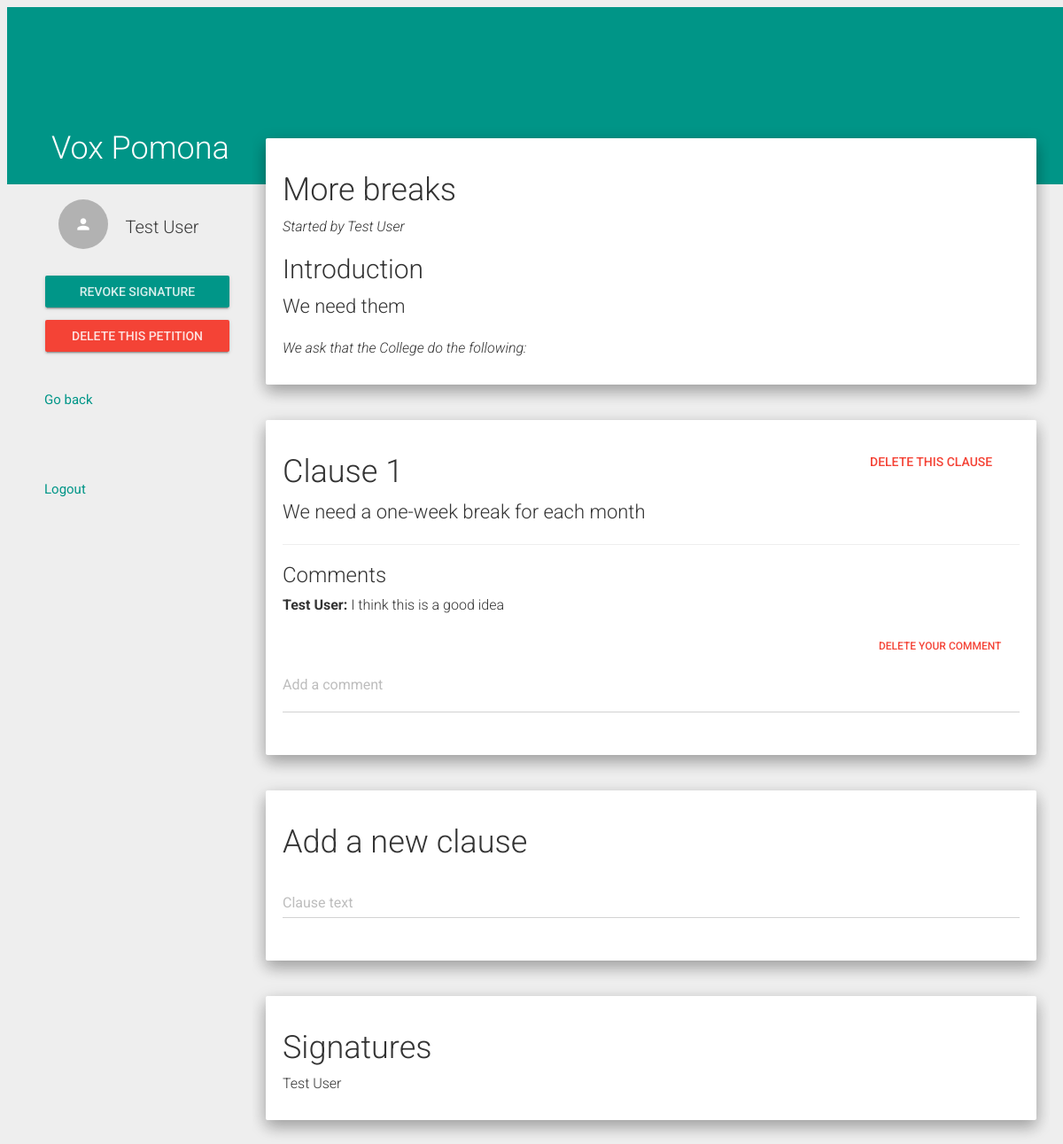
The app's page /view_petition/1/ (signed in) with its own data.
### VoxPomona/models.py (models this page shows, shortened)
class UserInfo(models.Model):
    email = models.EmailField(max_length = 100, unique = True)
    name = models.CharField(max_length = 100)
    USER_TYPE = (('STU','Student'), ('STA','Staff'),('FAC','Faculty'))
    user_type = models.CharField(max_length = 3, choices = USER_TYPE, default = 'STU')
    user = models.OneToOneField(settings.AUTH_USER_MODEL, related_name = "UserInfo", on_delete = models.CASCADE)
    def __str__(self):
        return (self.email)

class Petition(models.Model):
    userID = models.ForeignKey(UserInfo, to_field = 'email', on_delete = models.CASCADE)
    petitionID = models.AutoField(primary_key = True)
    ACADEMICS = 'AC'
    ADMINISTRATIVE_ACTION = 'AA'
    CAMPUS_FACILITIES = 'CF'
    COLLEGE_POLICY = 'CP'
    DINING_HALLS = 'DH'
    EXTRACURRICULAR_ACTIVITIES = 'EA'
    RESIDENCE_HALLS = 'RH'
    OTHER = 'OT'
    PETITION_CATEGORY_CHOICES = (
        (ACADEMICS,'Academics'),
        (ADMINISTRATIVE_ACTION, 'Administrative Action'),
        (CAMPUS_FACILITIES, 'Campus Facilities'),
        (COLLEGE_POLICY, 'Campus Policy'),
        (DINING_HALLS, 'Dining Halls'),
        (EXTRACURRICULAR_ACTIVITIES, 'Extracurricular Activities'),
        (RESIDENCE_HALLS, 'Residence Halls'),
        (OTHER,'Other'),
        )
    category = models.CharField(
        max_length = 2,
        choices = PETITION_CATEGORY_CHOICES,
        blank = True
        )
    open_time = models.DateField()
    close_time = models.DateField()
    threshold = 10
    title = models.CharField(max_length = 50)
    summary = models.CharField(max_length = 1000)
    PERM_CHOICES = (('1','view'),('2','view, sign'),('3','view, sign, comment'),
        ('4','view, sign, comment, propose changes'),
        ('5','view, sign, comment, propose changes, modify'))
    stu_permission = models.CharField(max_length = 1, choices = PERM_CHOICES, default = 3)
    staff_permission = models.CharField(max_length = 1, choices = PERM_CHOICES, default = 3)
    faculty_permission = models.CharField(max_length = 1, choices = PERM_CHOICES, default = 3)
    finalized = models.BooleanField()
    def get_creator_name(self):
        creator = self.userID
        user = UserInfo.objects.get(email=creator)
        return user.name
    def get_signatures(self):
        return Sign.objects.filter(petitionID=self.petitionID)

class Clause(models.Model):
    clauseID = models.AutoField(primary_key=True)
    petitionID = models.ForeignKey(Petition, on_delete=models.CASCADE)
    index = models.IntegerField()
    content = models.CharField(max_length=500, default='New Clause')
    time = models.DateTimeField(auto_now_add=True) #what does the bool do?!
    def has_comments(self):
        if Comment.objects.filter(clauseID=self.clauseID):
            return True
        else:
            return False

class Comment(models.Model):
    userID = models.ForeignKey(UserInfo, to_field = 'email', on_delete=models.CASCADE)
    clauseID = models.ForeignKey(Clause, to_field = 'clauseID', on_delete=models.CASCADE)
    commentID = models.AutoField(primary_key = True)
    content = models.TextField()
    time = models.DateTimeField(auto_now_add=True, blank=True)
    def get_name(self):
        return UserInfo.objects.get(email=self.userID).name

class Sign(models.Model):
    userID = models.ForeignKey(UserInfo, to_field = 'email', on_delete=models.CASCADE)
    petitionID = models.ForeignKey(Petition) #on-delete???
    time = models.DateTimeField()
    def get_name(self):
        return UserInfo.objects.get(email=self.userID).name
    class Meta:
        unique_together = ("userID","petitionID")

### VoxPomona/views.py (the view, shortened to what this page needs)
# urls.py: url(r'^view_petition/([0-9]+)/$', views.view_petition_view, name='view_petition'),
@login_required
def view_petition_view(request,pid):
    user_info = request.user.UserInfo
    this_petition = Petition.objects.get(petitionID=pid)
    pet_clauses = Clause.objects.filter(petitionID=this_petition).order_by('index')
    user_type = request.user.UserInfo.user_type
    if user_type == 'STU':
        user_perm = this_petition.stu_permission
    elif user_type =='FAC':
        user_perm = this_petition.faculty_permission
    else:
        user_perm = this_petition.staff_permission
    sign_status = Sign.objects.filter(userID=user_info, petitionID=this_petition).exists()
    is_owner = this_petition.userID == user_info
    change_list = []
    comment_list = []
    for clause in pet_clauses:
        currCo = list(Comment.objects.filter(clauseID=clause.clauseID).order_by('time'))
        currCh = list(Change.objects.filter(clauseID=clause.clauseID))
        comment_list.extend(currCo)
        change_list.extend(currCh)
    if (request.GET.get('delete_btn')):
        Sign.objects.filter(petitionID=this_petition).delete()
        this_petition.delete()
        return redirect('/home')
    petDict = {
       'petition' : this_petition, \
       'clauses' : pet_clauses, \
       'user_perm' : int(user_perm), \
       'sign_status': sign_status, \
       'is_owner' : is_owner, \
       'comments' : comment_list, \
       'changes' : change_list
    }
    if is_owner:
        add_clause(request,this_petition,petDict)
    return render(request,'view_petition.html',petDict)

### VoxPomona/forms.py
class NewClauseForm(forms.ModelForm):
    class Meta:
        model = Sign
        fields = ('userID','petitionID','time')
        model = Clause
        fields = ('content',)
    def __init__(self, *args, **kwargs):
        super(NewClauseForm, self).__init__(*args, **kwargs)
        self.fields['content'].widget.attrs.update({'class' : 'form-control'})
        self.fields['content'].label = 'Clause text'
        self.fields['content'].initial = ''
        self.fields['content'].help_text = 'Press Enter to save your new clause'

### VoxPomona/views.py (called while the page is built)
@login_required
def add_clause(request,this_petition,petDict):
    if request.method == 'POST':
        new_clause_form = NewClauseForm(request.POST)
        if new_clause_form.is_valid():
            clause = Clause()
            clause.petitionID = this_petition
            clause.index = Clause.objects.filter(petitionID=this_petition).count()
            clause.content = new_clause_form.cleaned_data.get('content')
            clause.time = datetime.datetime.now()
            clause.save()
            return redirect(this_petition.get_url())
        else:
            petDict['new_clause_form'] = new_clause_form
            return render(request,'view_petition.html',petDict)
    else:
        new_clause_form = NewClauseForm()
        petDict['new_clause_form'] = new_clause_form
        return render(request,'view_petition.html',petDict)

### VoxPomona/templates/view_petition.html (shortened to what this page needs)
{% extends 'base.html' %}
{% load staticfiles %}
{% block content %}
<nav class="col-xs-3 menu">
  <div class="user_menu">
    <a href="/profile"><div class="list-group withripple">
      <div class="list-group-item">
        <div class="row-action-primary">
          <i class="material-icons">person</i>
        </div>
        <div class="row-content">
          <h4 class="list-group-item-heading ">{{ user.UserInfo.name }}</h4>
        </div>
      </div>
    </div></a>
    <div class="btn-group-vertical">
      {% if sign_status %}
        <form action="#" method="get">
          <input type="submit" class="btn btn-raised btn-primary" value="Revoke Signature" name="revoke_btn">
        </form>
      {% elif user_perm > 1 %}
        <form action="#" method="get">
          <input type="submit" class="btn btn-raised btn-primary" value="Sign This Petition" name="sign_btn">
        </form>
      {% endif %}
      {% if is_owner %}
        <form action="#" method="get">
          <input type="submit" class="btn btn-raised btn-danger" value="Delete This Petition" name="delete_btn">
        </form>
      {% endif %}
    </div>
  </div>
  <ul>
    <a href="/home"><li class="withripple" data-target="#about">Go back</li></a>
    <li></li>
    <a href="/logout/"><li class="withripple">Logout</li></a>
  </ul>
</nav>
<div class="pages col-xs-9">
	<div class ="well">
    <h1>{{ petition.title }}</h1>
    <p><em>Started by {{ petition.get_creator_name }}</em></p>
    <h2> Introduction </h2>
    <span class="pet_content">{{ petition.summary }}</span>
    <br /> <br />
    <p><em>We ask that the College do the following:</em></p>
  </div>
  <br />
  {% for cl in clauses %}
    <div class="well">
      {% if is_owner %}
        <form action="/delete_clause" method="POST" class="pull-right">
          <input type="submit" class="btn btn-danger" value="Delete This Clause">
        </form>
      {% endif %}
      <h1>Clause {{ forloop.counter }}</h1>
      <span class="pet_content">{{ cl.content }}</span>
      {% if cl.has_comments %}
        <hr></hr>
        <h3>Comments</h3>
        {% for c in comments %}
          {% if c.clauseID.clauseID == cl.clauseID %}
            <p><b>{{ c.get_name }}: </b>{{ c.content }}
            {% if c.userID.email == user.UserInfo.email %}
              <form action="/delete_comment" method="POST" class="pull-right">
                <input type="submit" class="btn btn-danger btn-sm" value="Delete Your Comment">
              </form>
              <br />
            {% endif %}
            </p>
          {% endif %}
        {% endfor %}
      {% endif %}
      {% if user_perm > 2 %}
        <form action="/add_comment" method="POST">
          <div class="form-group label-floating">
            <label class="control-label" for="focusedInput1">Add a comment</label>
            <input class="form-control" name="content" required="required">
          </div>
        </form>
      {% endif %}
    </div>
    <br />
  {% endfor %}
  {% if is_owner %}
    <div class="well">
      <h1>Add a new clause</h1>
      <form method="post">
        {% for field in new_clause_form %}
          <div class="form-group label-floating">
            {% if field.label %}
              <label class="control-label" for="focusedInput1">{{ field.label }}</label>
            {% endif %}
            {{ field }}
          </div>
        {% endfor %}
      </form>
    </div>
    <br />
  {% endif %}
  <div class ="well">
    <h1>Signatures</h1>
    {% for sig in petition.get_signatures %}
      <p>{{sig.get_name}}</p>
    {% endfor %}
  </div>
</div>
{% endblock %}

### VoxPomona/templates/base.html (shortened to what this page needs)
{% load static %}
<html>
<head>
    <link href="//maxcdn.bootstrapcdn.com/bootstrap/3.3.6/css/bootstrap.min.css" rel="stylesheet">
    <link href="{% static '/css/bootstrap-material-design.css' %}" rel="stylesheet">
    <link href="{% static '/css/ripples.min.css' %}" rel="stylesheet">
    <link href="//cdn.rawgit.com/FezVrasta/dropdown.js/master/jquery.dropdown.css" rel="stylesheet">
    <link href="{% static 'css/base.css' %}" rel="stylesheet">
</head>
<body>
    <div class="header-panel shadow-z-2">
      <div class="container-fluid">
        <div class="row">
          <div class="col-xs-3">
            <a href="/home"><h1>Vox Pomona</h1></a>
          </div>
        </div>
      </div>
    </div>
    <div class="container-fluid main">
        <div class="row">
            {% block content %}{% endblock content %}
        </div>
    </div>
</body>
</html>

### VoxPomona/static/css/base.css (style rules this page uses)
* { box-sizing: border-box; }
.header-panel { background-color: #009587; height: 200px; width: 100%; top: 8px; left: 8px; position: fixed; z-index: 3; }
.header-panel div { position: relative; height: 100%; }
.header-panel h1 { color: #FFF; position: absolute; bottom: 10px; padding-left: 35px; }
.menu { overflow: auto; padding: 0; top: 225px; position: fixed; width: 22.5%; }
.menu, .menu * { -webkit-user-select: none; -moz-user-select: none; user-select: none; }
.menu ul { margin-left: 10px; padding: 0; }
.menu ul li { list-style: none; padding: 20px 0 20px 40px; font-size: 15px; font-weight: normal; cursor: pointer; }
.menu .user_menu { margin-left: 50px; }
.menu .user_menu input { width: 100%; }
.pages { position: absolute; top: 0; right: 15px; z-index: 4; padding: 15px; padding-top: 156px; overflow: auto; width: 75%; }
.pages > div { padding: 0 5px; padding-top: 128px; }
.pet_content { font-size: 22px; }

### records on screen
Petition: title "More breaks", get_creator_name "Test User", summary "We need them"
Clause: content "We need a one-week break for each month"
Comment: get_name "Test User", content "I think this is a good idea"
Sign: get_name "Test User"

### other values on screen
{{ user.UserInfo.name }} "Test User"
{{ field.label }} "Clause text"
